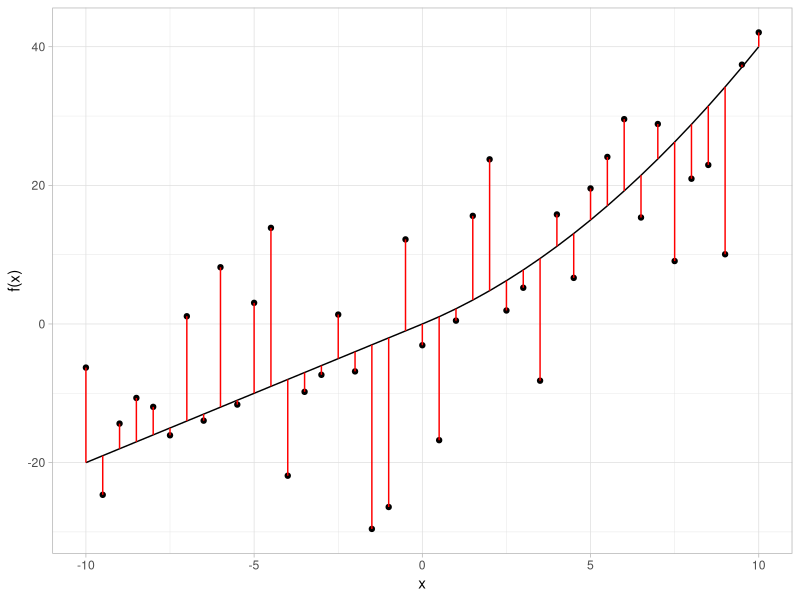
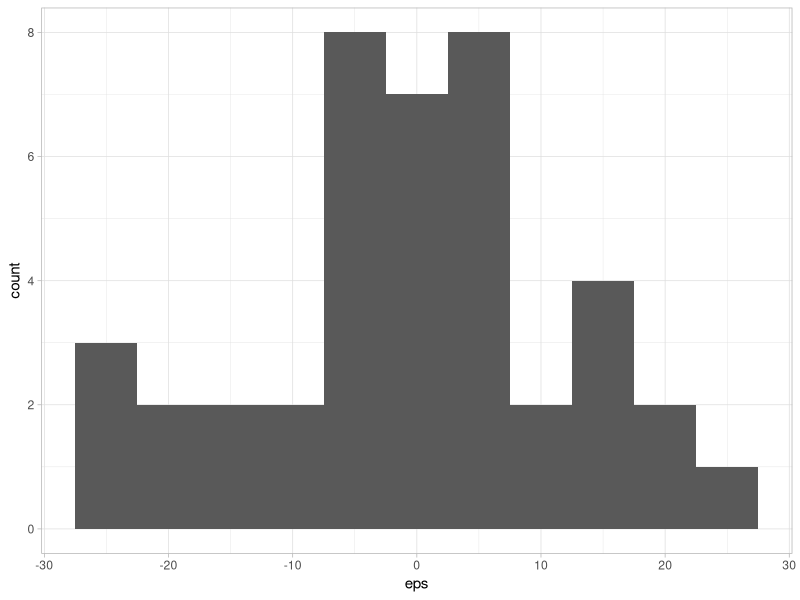
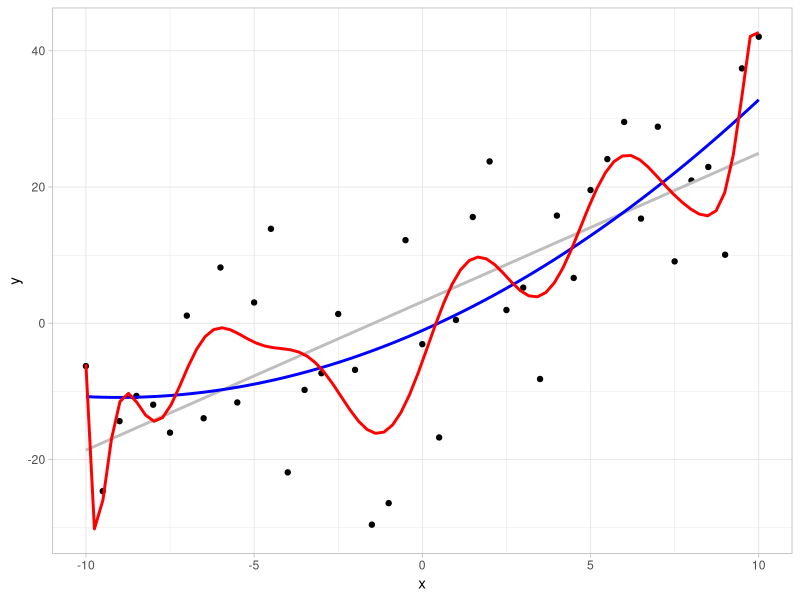
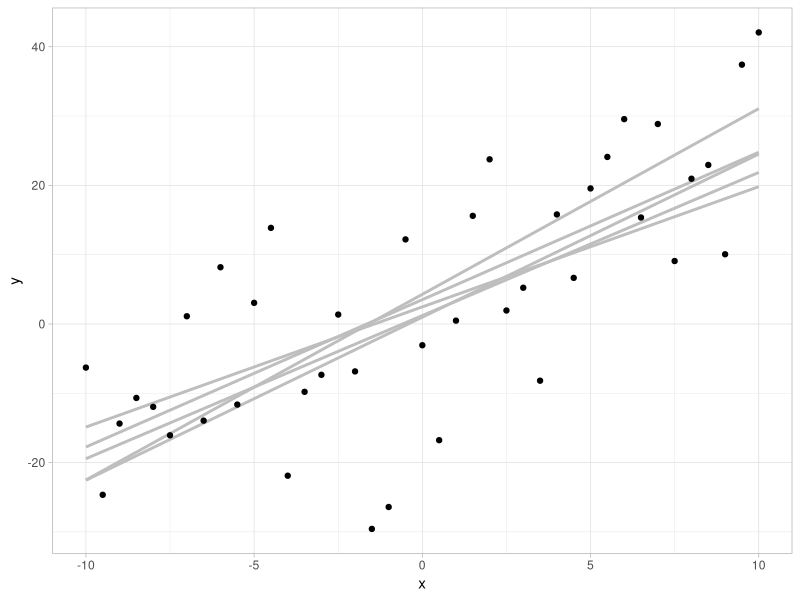
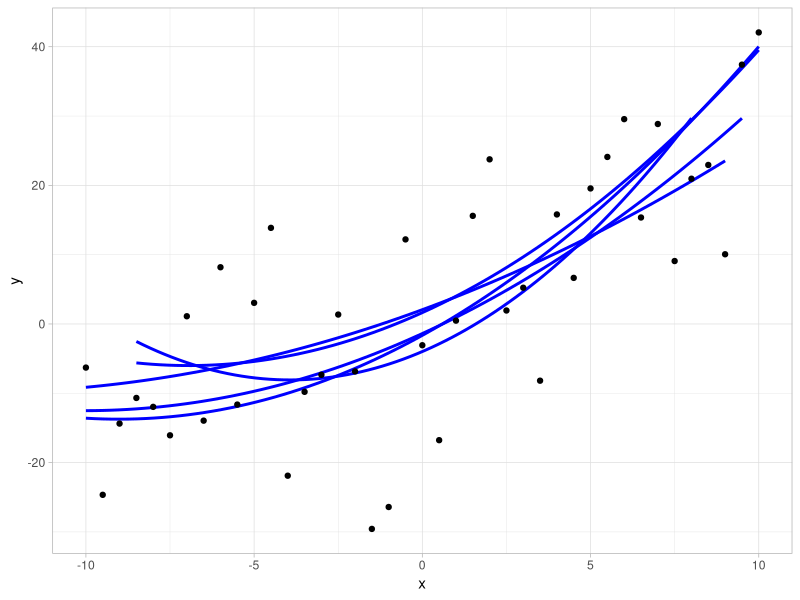
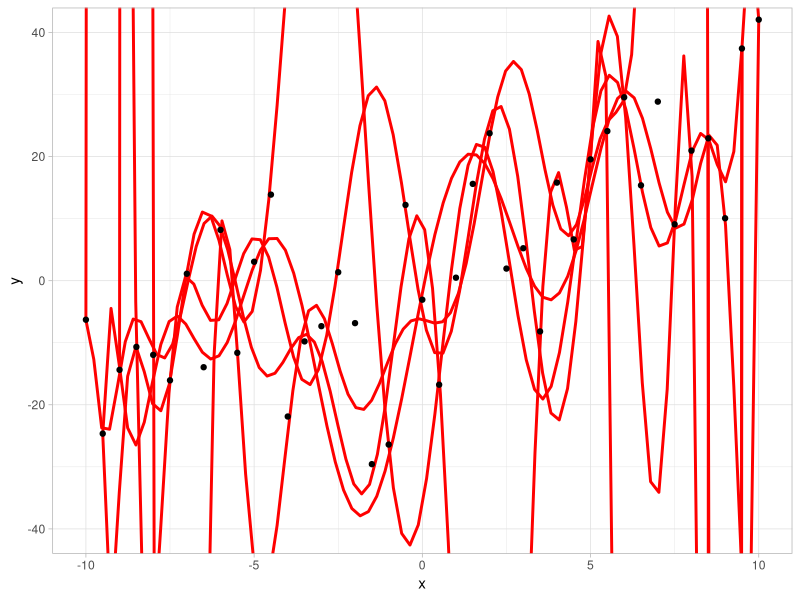
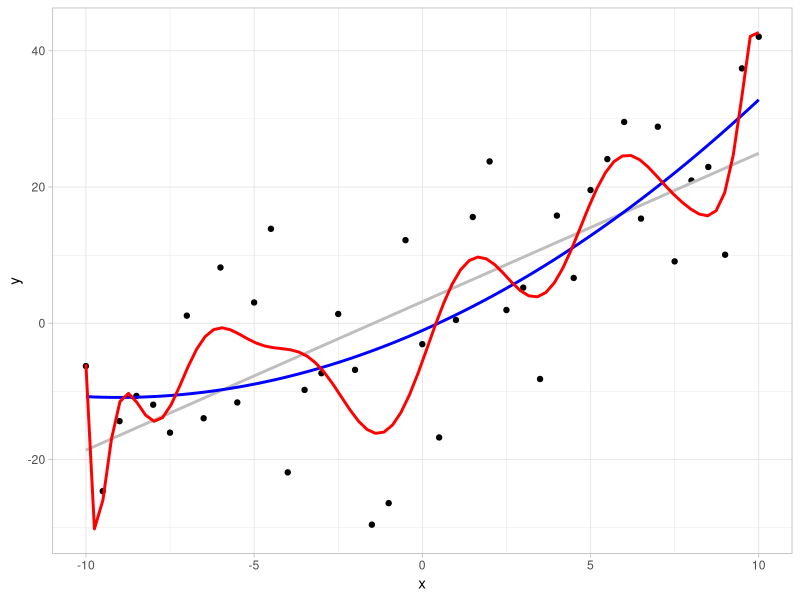
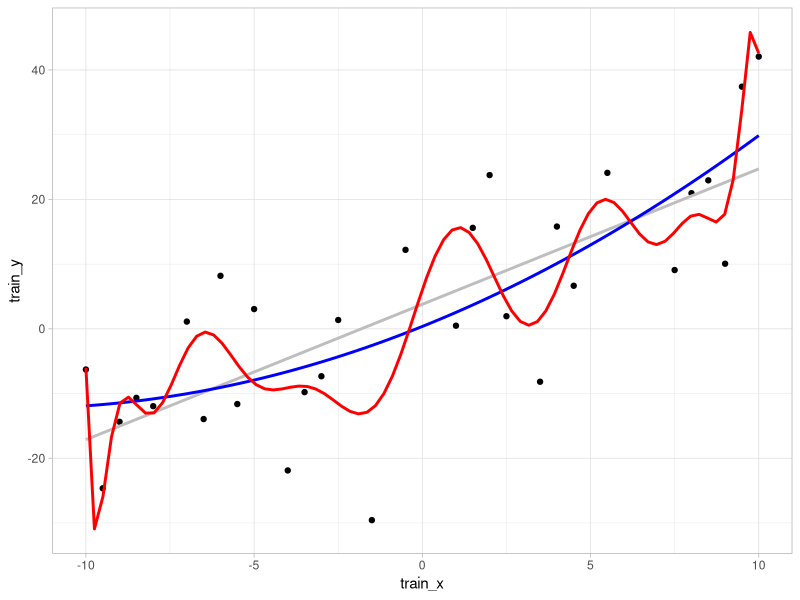

The R script that drew these images, in order:
## ---- chunk 1
set.seed(42)
library(ggplot2)
f <- function(x) {
  y <- x
  y <- y * 2 
  y[y > 0] <- y[y > 0] + 0.05*y[y > 0]^2
  y
}

x <- -20:20/2
eps <- rnorm(length(x), 0, 10)
y = f(x) + eps
ggplot() + 
  geom_line(aes(x=x, y=f(x))) +
  geom_point(aes(x=x, y=y)) +
  geom_segment(aes(x=x, y=f(x), xend=x, yend=y), color='red') +
  theme_light()
## ---- chunk 2
ggplot() + geom_histogram(aes(x=eps), binwidth=5) + theme_light()
## ---- chunk 3
ggplot(mapping=aes(x=x, y=y)) +
  geom_point() +
  geom_smooth(method=lm, se=F, color='gray') + 
  geom_smooth(method=lm, se=F, formula=y~poly(x, 2), color="blue") +
  geom_smooth(method=lm, se=F, formula=y~poly(x, 15), color='red') +
  theme_light()
## ---- chunk 4
sample_size <- 20
samples <-do.call(c, lapply(1:5, function(i) sample(1:length(x), sample_size, replace=FALSE)))
sample_idx <- rep(1:5, each=sample_size)
ggplot(mapping=aes(x=x[samples],y=y[samples],group=as.factor(sample_idx))) + 
  geom_smooth(method=lm, se=F, color="gray", fullrange=T) + 
  geom_point(aes(x=x, y=y, group=1)) +
  theme_light() +
  xlab("x") + 
  ylab("y")

## ---- chunk 5
samples <-do.call(c, lapply(1:5, function(i) sample(1:length(x), sample_size, replace=FALSE)))
sample_idx <- rep(1:5, each=sample_size)
ggplot(mapping=aes(x=x[samples],y=y[samples],group=as.factor(sample_idx))) + 
  geom_smooth(method=lm, se=F, color="blue", formula=y~poly(x, 2)) + 
  geom_point(aes(x=x, y=y, group=1)) +
  theme_light() +
  xlab("x") + 
  ylab("y")

## ---- chunk 6
samples <-do.call(c, lapply(1:5, function(i) sample(1:length(x), sample_size, replace=FALSE)))
sample_idx <- rep(1:5, each=sample_size)
ggplot(mapping=aes(x=x[samples],y=y[samples],group=as.factor(sample_idx))) + 
  geom_smooth(method=lm, se=F, formula=y~poly(x, 15), color="red") + 
  geom_point(aes(x=x, y=y, group=1)) + 
  theme_light() +
  xlab("x") + 
  ylab("y") +
  coord_cartesian(ylim = c(-40, 40))

## ---- chunk 7
ggplot(mapping=aes(x=x, y=y)) +
  geom_point() +
  geom_smooth(method=lm, se=F, color='gray') + 
  geom_smooth(method=lm, se=F, formula=y~poly(x, 2), color="blue") +
  geom_smooth(method=lm, se=F, formula=y~poly(x, 15), color='red') +
  theme_light()
## ---- chunk 8
data <- list(x=x, y=y)
mod1 <- lm(y~x, data=data)
err1 <- mean((y-mod1$fitted.values)^2)
print(paste0("Error modelo lineal: ", err1))
mod2 <- lm(y~poly(x,2))
err2 <- mean((y-mod2$fitted.values)^2)
print(paste0("Error modelo cuadrático: ", err2))
mod3 <- lm(y~poly(x,15))
err3 <- mean((y-mod3$fitted.values)^2)
print(paste0("Error modelo polinomial: ", err3))
## ---- chunk 9

set.seed(42)
train_size <- 30
test_size <-length(x) - train_size

train_idx <- sample(1:length(x), train_size, replace=FALSE)
train_x <- x[train_idx]
train_y <- y[train_idx]

test_x <- x[-train_idx]
test_y <- y[-train_idx]

train_data <- list(x=train_x, y=train_y)
mod1 <- lm(y~x, data=train_data)
mod2 <- lm(y~poly(x,2), data=train_data)
mod3 <- lm(y~poly(x,15), data=train_data)

ggplot(mapping=aes(x=train_x, y=train_y)) +
  geom_point() +
  geom_smooth(method=lm, se=F, color='gray') + 
  geom_smooth(method=lm, se=F, formula=y~poly(x, 2), color="blue") +
  geom_smooth(method=lm, se=F, formula=y~poly(x, 15), color='red') +
  theme_light()

## ---- chunk 10
test_data <- list(x=test_x, y=test_y)
err.lineal <- mean((test_y - predict(mod1, newdata=test_data))^2)
print(paste0("Error modelo lineal: ", err.lineal))
err.quad <- mean((test_y - predict(mod2, newdata=test_data))^2)
print(paste0("Error modelo cuadrático: ", err.quad))
err.poly <- mean((test_y - predict(mod3, newdata=test_data))^2)
print(paste0("Error modelo polinomial (15): ", err.poly))
